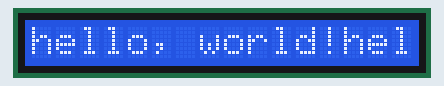
Bench run of a sketch on a simulated Arduino Uno, built with avr-gcc and run on an emulated ATmega328P. Parts: 16×1 character LCD.

Above: at 0.21 s.
At 0.81 s:
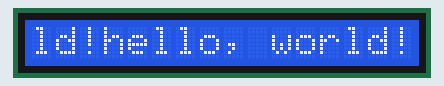
At 1.42 s:
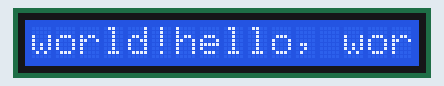

The sketch:

sketch_feb15b.ino
```cpp
#include <LiquidCrystal.h>

LiquidCrystal lcd(5, 3, 9, 10, 11, 12);

void setup()
{
  lcd.begin(16,1);
  lcd.print("hello, world!");
}

void loop() {
  lcd.print("hello, world!");
  }
```

Measured:
- by itself, everything shown: repeats every 1.5 s, in 5 steps
